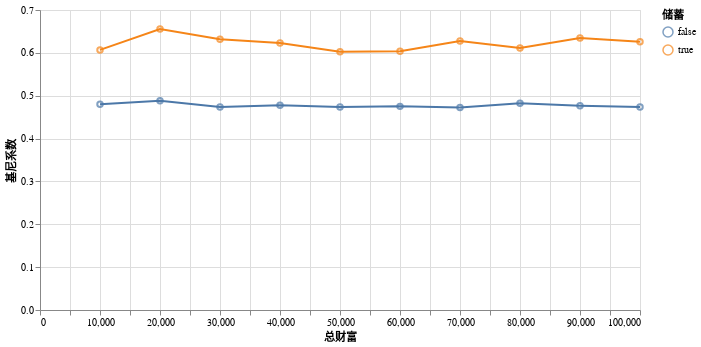

The notebook cell this image was saved under:
### Markdown cell above
第 1 题：在散点图的基础上，如果我们希望用折线代表趋势，该怎么办？

### Code cell
#hide

base = alt.Chart(temp_df).mark_point().encode(
    alt.X("total_money:Q", title="总财富"),
    alt.Y("gini:Q",title="基尼系数"),
    alt.Color("saving:N",title="储蓄")
).properties(width=600)
base + base.mark_line()

### Figure 1 — Vega-Lite specification as saved in the notebook (floating-point values rounded to 4 significant figures)
{"config": {"view": {"continuousWidth": 400, "continuousHeight": 300}}, "layer": [{"mark": "point", "encoding": {"color": {"type": "nominal", "field": "saving", "title": "储蓄"}, "x": {"type": "quantitative", "field": "total_money", "title": "总财富"}, "y": {"type": "quantitative", "field": "gini", "title": "基尼系数"}}, "width": 600}, {"mark": "line", "encoding": {"color": {"type": "nominal", "field": "saving", "title": "储蓄"}, "x": {"type": "quantitative", "field": "total_money", "title": "总财富"}, "y": {"type": "quantitative", "field": "gini", "title": "基尼系数"}}, "width": 600}], "data": {"name": "data-3e2e2129ed02b6df89045eaba2e82b67"}, "$schema": "https://vega.github.io/schema/vega-lite/v4.0.2.json", "datasets": {"data-3e2e2129ed02b6df89045eaba2e82b67": [{"total_money": 10000.0, "num_agents": 100, "saving": false, "gini": 0.4801}, {"total_money": 10000.0, "num_agents": 100, "saving": true, "gini": 0.6069}, {"total_money": 20000.0, "num_agents": 100, "saving": false, "gini": 0.4885}, {"total_money": 20000.0, "num_agents": 100, "saving": true, "gini": 0.6558}, {"total_money": 30000.0, "num_agents": 100, "saving": false, "gini": 0.4734}, {"total_money": 30000.0, "num_agents": 100, "saving": true, "gini": 0.6316}, {"total_money": 40000.0, "num_agents": 100, "saving": false, "gini": 0.4776}, {"total_money": 40000.0, "num_agents": 100, "saving": true, "gini": 0.623}, {"total_money": 50000.0, "num_agents": 100, "saving": false, "gini": 0.4737}, {"total_money": 50000.0, "num_agents": 100, "saving": true, "gini": 0.6023}, {"total_money": 60000.0, "num_agents": 100, "saving": false, "gini": 0.4751}, {"total_money": 60000.0, "num_agents": 100, "saving": true, "gini": 0.6038}, {"total_money": 70000.0, "num_agents": 100, "saving": false, "gini": 0.4727}, {"total_money": 70000.0, "num_agents": 100, "saving": true, "gini": 0.6279}, {"total_money": 80000.0, "num_agents": 100, "saving": false, "gini": 0.4822}, {"total_money": 80000.0, "num_agents": 100, "saving": true, "gini": 0.6116}, {"total_money": 90000.0, "num_agents": 100, "saving": false, "gini": 0.4764}, {"total_money": 90000.0, "num_agents": 100, "saving": true, "gini": 0.6348}, {"total_money": 100000.0, "num_agents": 100, "saving": false, "gini": 0.4736}, {"total_money": 100000.0, "num_agents": 100, "saving": true, "gini": 0.626}]}}
